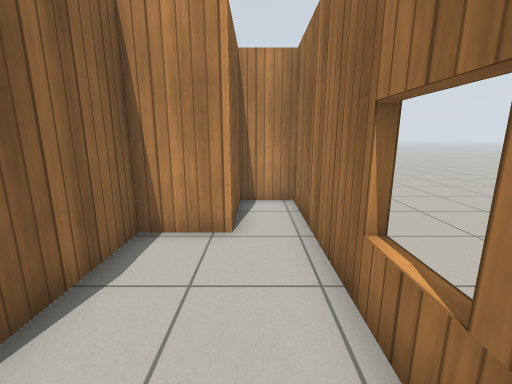
View 1 (above)

14 first-person views from a walk through a Gazebo world. The camera is 1.1 m above the floor, tilts 12° down and sees 90° across. The floor is counted in squares, 0.5 m on a side. Each view is taken from the middle of a square. On the plan, view 1 faces up. The plan holds only what a view shows up to about 16 squares ahead; the rest is blank. Gazebo's built-in surfaces are drawn with simple patterns.

View 2
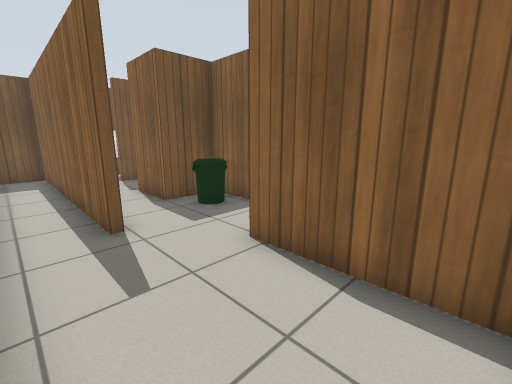

View 3
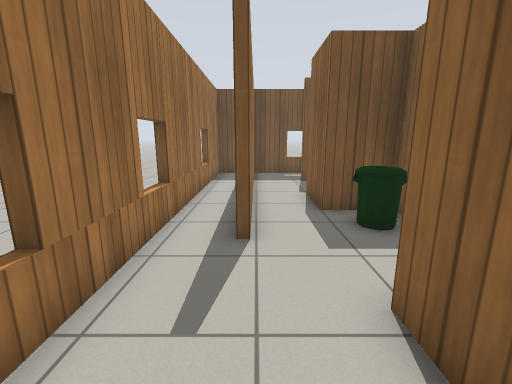

View 4
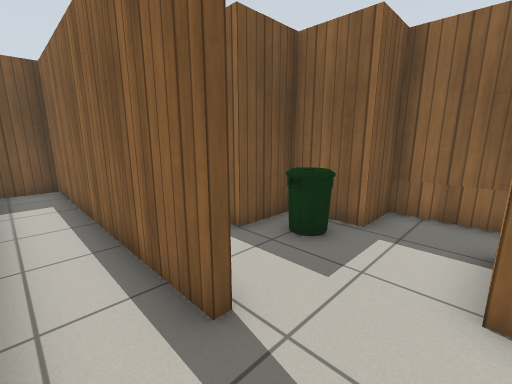

View 5
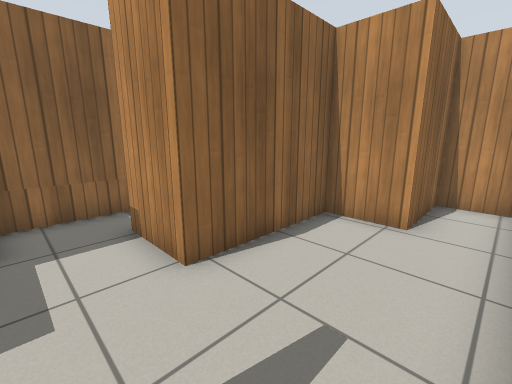

View 6
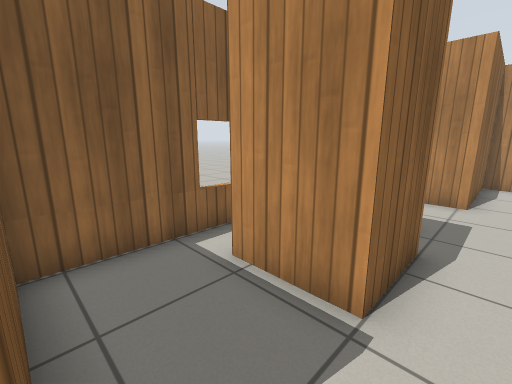

View 7
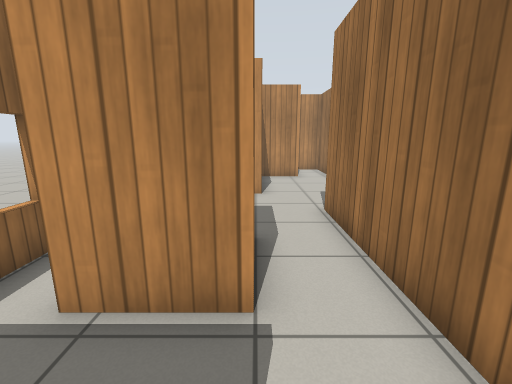

View 8
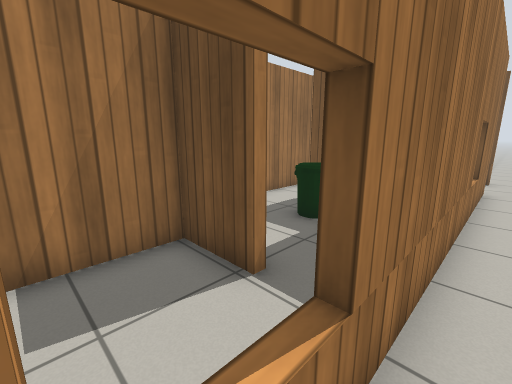

View 9
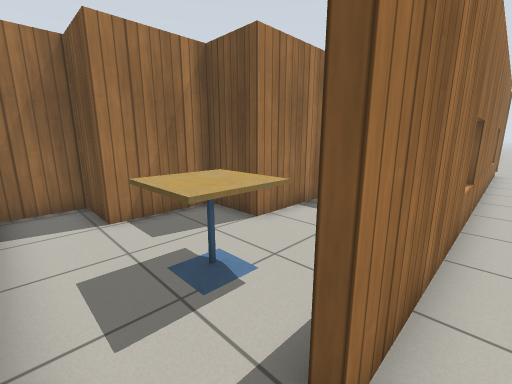

View 10
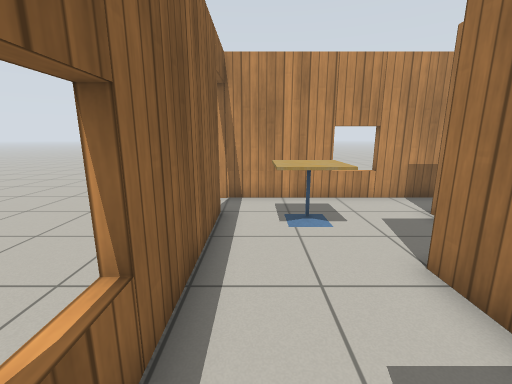

View 11
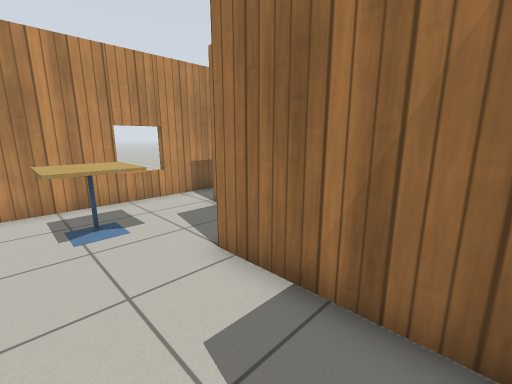

View 12
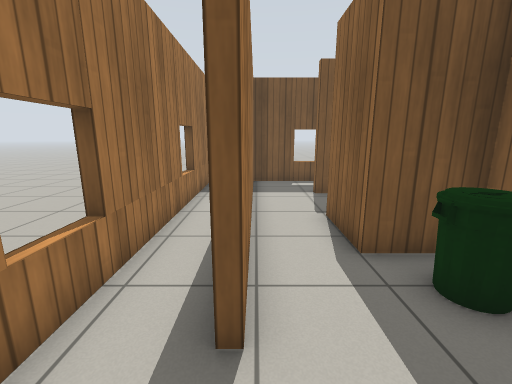

View 13
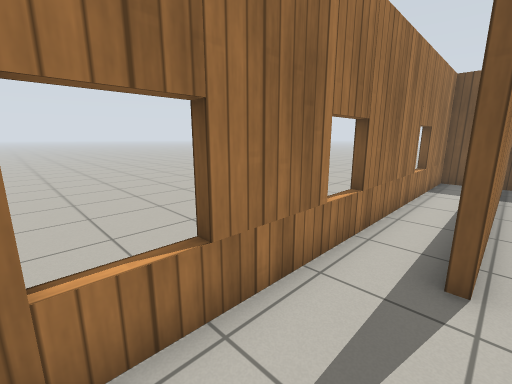

View 14
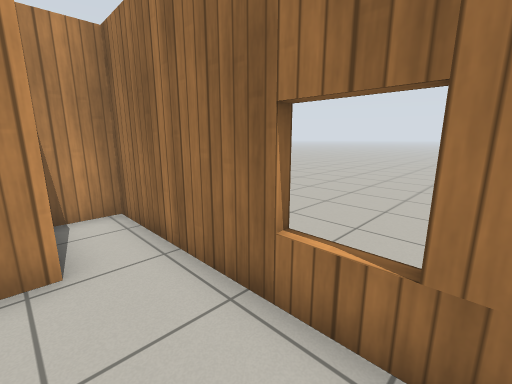

### Floor plan
Ten units are one square. View 1 is at (0, 0); x grows to the right and y downward. Boxes are objects, and circles mark ways between rooms. Rooms are numbered by the first view taken in them; rooms with no view inside come last. Other rooms are left out.
<svg viewBox="-90 -118 113 244">
<path fill="none" stroke="#000" d="M-6 12 -6 121 13 121 13 -89 -6 -89 -6 -57 -28 -57 -28 -10 -54 -10M12 -13 17 -13M-52 13 -52 36 -30 36 -30 61 -56 61M18 -30 12 -30M-9 94 -9 12M-56 91 -34 91 -34 95M-74 94 -74 -95M-43 121 -9 121M-9 114 -9 94M-71 -95 -71 -4M-54 -13 -31 -13 -31 -60 -9 -60 -9 -92 13 -92 13 -112M6 -113 -74 -113M-71 64 -71 91 -56 91M-71 -4 -71 13 -52 13"/>
<rect x="-45" y="15" width="10" height="20" fill="#bbb"><title>bin</title></rect>
<rect x="-55" y="-95" width="20" height="20" fill="#bbb"><title>cafe table</title></rect>
<circle cx="-25" cy="90" r="3" fill="#2a7"/>
<circle cx="-45" cy="75" r="3" fill="#2a7"/>
<circle cx="-50" cy="0" r="3" fill="#2a7"/>
<circle cx="-70" cy="-105" r="3" fill="#2a7"/>
<circle cx="-60" cy="-10" r="3" fill="#2a7"/>
<text x="-10" y="10">1</text>
<text x="-80" y="10">2</text>
<text x="-40" y="-70">3</text>
<text x="-60" y="70">4</text>
<text x="-60" y="0">5</text>
</svg>
Room 1 opens to room 2. Room 1 opens to room 4. Room 1 opens to room 5. Room 2 opens to room 3. Room 3 opens to room 5.

Where each view was taken, in squares from view 1:
view 1: 0 up, 0 right, facing up
view 2: 5 up, 1 right, facing down-left
view 3: 4 up, 1 left, facing down
view 4: 1 up, 1 right, facing down-left
view 5: 1 down, 1 right, facing up-left
view 6: 9 down, 2 left, facing up-left
view 7: 9 down, 3 left, facing up
view 8: 4 up, 8 left, facing down-right
view 9: 11 up, 8 left, facing down-right
view 10: 2 up, 6 left, facing up
view 11: 2 up, 6 left, facing up-right
view 12: 1 up, 1 left, facing down
view 13: 3 up, 1 left, facing down-right
view 14: 1 up, 1 left, facing up-right
